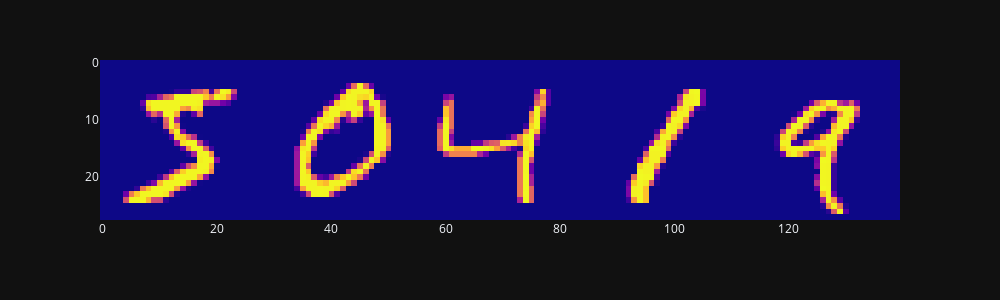

Write notebook code for a chart like this one.
### Code cell
px.imshow(np.hstack(X_train[:5]), width=1000, height=300).update_coloraxes(showscale=False).show()
y_train[:5]

### Figure 1 — Plotly figure (JSON) as saved in the notebook; plotly's stock layout.template omitted (floating-point values rounded to 4 significant figures; data arrays with more than 128 entries replaced by an {"elided": "..."} marker saying what was removed)
{"data": [{"coloraxis": "coloraxis", "hovertemplate": "x: %{x}<br>y: %{y}<br>color: %{z}<extra></extra>", "name": "0", "type": "heatmap", "xaxis": "x", "yaxis": "y", "z": {"elided": "28x140 int values"}}], "layout": {"coloraxis": {"colorscale": [[0, "#0d0887"], [0.1111, "#46039f"], [0.2222, "#7201a8"], [0.3333, "#9c179e"], [0.4444, "#bd3786"], [0.5556, "#d8576b"], [0.6667, "#ed7953"], [0.7778, "#fb9f3a"], [0.8889, "#fdca26"], [1, "#f0f921"]], "showscale": false}, "height": 300, "margin": {"t": 60}, "width": 1000, "xaxis": {"anchor": "y", "constrain": "domain", "domain": [0, 1], "scaleanchor": "y"}, "yaxis": {"anchor": "x", "autorange": "reversed", "constrain": "domain", "domain": [0, 1]}}}
